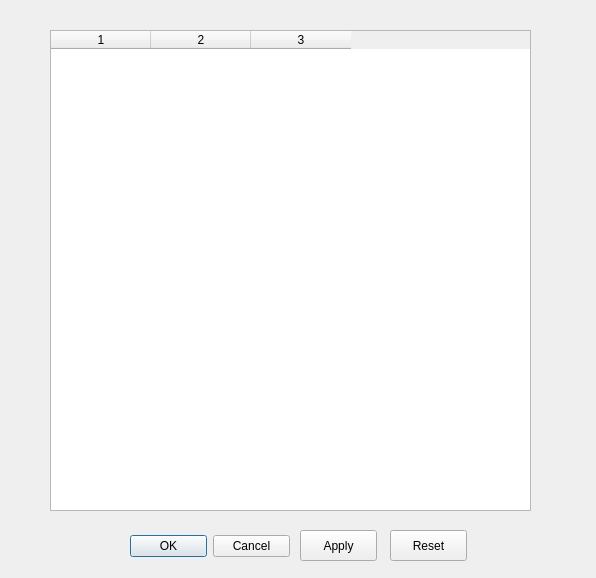
<ui version="4.0" >
 <class>InputParameterDialog</class>
 <widget class="QDialog" name="InputParameterDialog" >
  <property name="geometry" >
   <rect>
    <x>0</x>
    <y>0</y>
    <width>596</width>
    <height>578</height>
   </rect>
  </property>
  <property name="windowTitle" >
   <string>Input Parameters</string>
  </property>
  <widget class="QDialogButtonBox" name="okCancelButtons" >
   <property name="geometry" >
    <rect>
     <x>130</x>
     <y>530</y>
     <width>160</width>
     <height>32</height>
    </rect>
   </property>
   <property name="orientation" >
    <enum>Qt::Horizontal</enum>
   </property>
   <property name="standardButtons" >
    <set>QDialogButtonBox::Cancel|QDialogButtonBox::NoButton|QDialogButtonBox::Ok</set>
   </property>
  </widget>
  <widget class="QTableWidget" name="_inputList" >
   <property name="geometry" >
    <rect>
     <x>50</x>
     <y>30</y>
     <width>481</width>
     <height>481</height>
    </rect>
   </property>
   <property name="editTriggers" >
    <set>QAbstractItemView::AnyKeyPressed|QAbstractItemView::DoubleClicked|QAbstractItemView::EditKeyPressed|QAbstractItemView::NoEditTriggers</set>
   </property>
   <property name="columnCount" >
    <number>3</number>
   </property>
   <column/>
   <column/>
   <column/>
  </widget>
  <widget class="QPushButton" name="applyButton" >
   <property name="geometry" >
    <rect>
     <x>300</x>
     <y>530</y>
     <width>77</width>
     <height>31</height>
    </rect>
   </property>
   <property name="text" >
    <string>Apply</string>
   </property>
  </widget>
  <widget class="QPushButton" name="resetButton" >
   <property name="geometry" >
    <rect>
     <x>390</x>
     <y>530</y>
     <width>77</width>
     <height>31</height>
    </rect>
   </property>
   <property name="text" >
    <string>Reset</string>
   </property>
  </widget>
 </widget>
 <resources/>
 <connections>
  <connection>
   <sender>okCancelButtons</sender>
   <signal>accepted()</signal>
   <receiver>InputParameterDialog</receiver>
   <slot>accept()</slot>
   <hints>
    <hint type="sourcelabel" >
     <x>248</x>
     <y>254</y>
    </hint>
    <hint type="destinationlabel" >
     <x>157</x>
     <y>274</y>
    </hint>
   </hints>
  </connection>
  <connection>
   <sender>okCancelButtons</sender>
   <signal>rejected()</signal>
   <receiver>InputParameterDialog</receiver>
   <slot>reject()</slot>
   <hints>
    <hint type="sourcelabel" >
     <x>316</x>
     <y>260</y>
    </hint>
    <hint type="destinationlabel" >
     <x>286</x>
     <y>274</y>
    </hint>
   </hints>
  </connection>
 </connections>
</ui>
